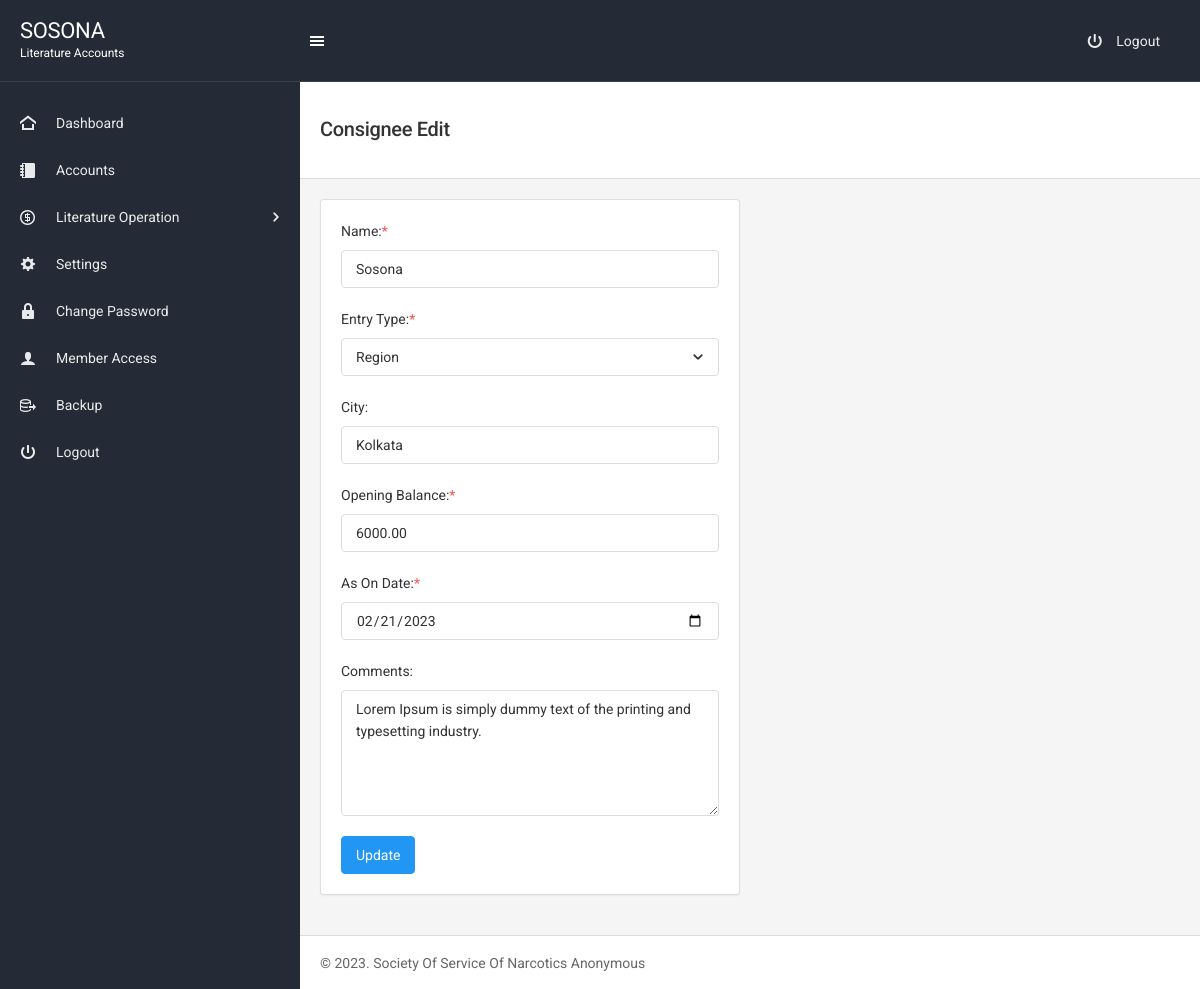
The app's page /consignee-add-edit.php?id=1 (signed in), older data.
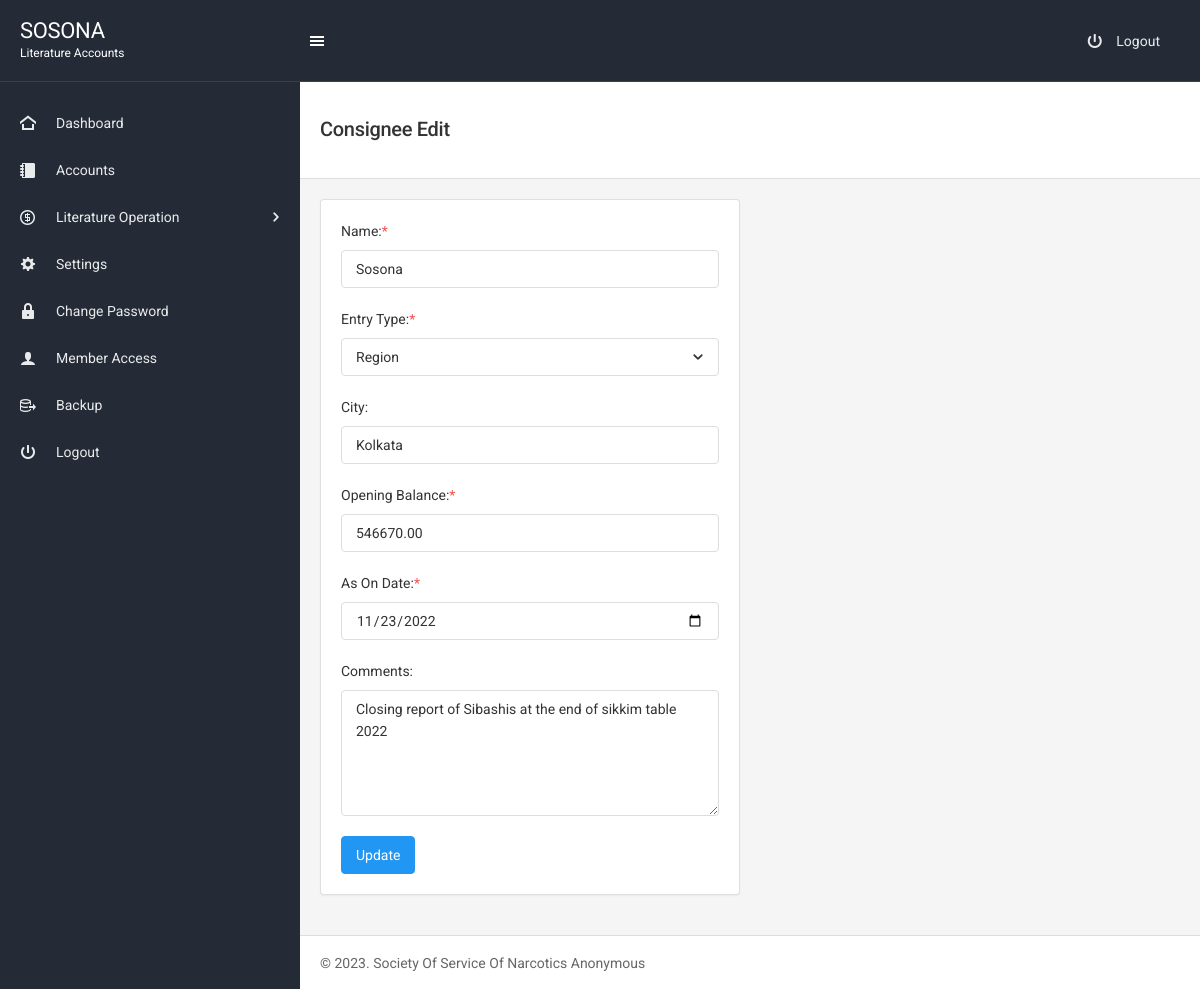
The same page, newer data.
### tables this page shows
CREATE TABLE `consignee` (
  `id` int(11) NOT NULL,
  `name` varchar(255) NOT NULL,
  `entry_type` varchar(255) NOT NULL COMMENT '1=sosona,2=area,3=group',
  `city` varchar(255) NOT NULL,
  `opening_bal_amt` float(9,2) NOT NULL,
  `as_on_date` date NOT NULL,
  `comments` longtext NOT NULL
);

### consignee-add-edit.php (the view, shortened to what this page needs)
<?php
include "includes/header.php";
?>
<?php
include "includes/top-navbar.php";
 ?>
<div class="page-content">
    <?php
    include "includes/left-sidebar.php";
     ?>
    <div class="content-wrapper">
        <div class="content-inner">
            <div class="page-header page-header-light">
                <div class="page-header-content header-elements-lg-inline">
                    <div class="page-title d-flex">
                      <?php
                      if(isset($_GET["id"]) && !empty($_GET["id"])){
                        echo'<h4><span class="font-weight-semibold">Consignee Edit</span></h4>';
                       }else{
                        echo'<h4><span class="font-weight-semibold">Consignee Add</span></h4>';
                       }
                       ?>
                    </div>
                </div>
            </div>
            <div class="content">
              <div class="row">
                <div class="col-lg-6">
                  <div class="card">
                    <div class="card-body">
                     <?php
                       if(isset($_GET["id"]) && !empty($_GET["id"])){
                        $id=$_GET['id'];
                        $sel="SELECT * FROM consignee WHERE id='$id'";
                        $rs=$conn->query($sel);
                        while($row=$rs->fetch_assoc()){
                      ?>
                      <form action="controllers/consignee-add-edit-do.php" method="post">
                        <div class="form-group">
                          <label>Name:<span class="text-danger">*</span></label>
                          <input type="text" class="form-control" placeholder="Enter name" name="name" value="<?php echo $row['name'];?>" required>
                        </div>
                        <?php
                        if ($row['entry_type']!=='Region') {
                        ?>
                        <div class="form-group cursor-none">
                          <label>Entry Type:<span class="text-danger">*</span></label>
                          <select class="form-control select-search" data-fouc data-placeholder="-Select Area-" name="entry_type" required >
                                  <option></option>
                              <option value="Area"<?php if($row['entry_type'] == 'Area') echo "selected"; ?>>Area</option>
                              <option value="Group"<?php if($row['entry_type'] == 'Group') echo "selected"; ?>>Group</option>
                          </select>
                        </div>
                      <?php }else{ ?>
                        <div class="form-group cursor-none">
                          <label>Entry Type:<span class="text-danger">*</span></label>
                        </div>
                      <?php
                      } ?>
                        <div class="form-group">
                          <label>City:</label>
                          <input type="text" class="form-control" placeholder="Enter city name" name="city_name" value="<?php echo $row['city'];?>" >
                        </div>
                        <div class="form-group">
                          <label>Opening Balance:<span class="text-danger">*</span></label>
                          <input type="text" class="form-control" placeholder="Enter opening balance amt" name="opening_bal_amt" value="<?php echo $row['opening_bal_amt'];?>" required>
                        </div>
                        <div class="form-group">
                          <label>As On Date:<span class="text-danger">*</span></label>
                          <input type="date" class="form-control" placeholder="" name="as_on_date" value="<?php echo $row['as_on_date'];?>" required>
                        </div>
                        <div class="form-group">
                          <label>Comments:<span class="text-danger"></span></label>
                          <textarea rows="5" cols="5" class="form-control" placeholder="Enter your message here" name="msg_comments"  ><?php echo $row['comments'];?></textarea>
                        </div>
                        <div class="">
                          <button type="submit" name="submit" class="btn btn-primary">Update</button>
                        </div>
                      </form>
                      <?php
                    }
                      }
                      ?>
                    </div>
                  </div>
                </div>
              </div>
            </div>
<?php include "includes/footer.php"; ?>

Row changes from the older to the newer data that the page shows:
changed consignee "Sosona": opening_bal_amt "6000.00" → "546670.00"; as_on_date "02/21/2023" → "11/23/2022"; msg_comments "Lorem Ipsum is simply dummy text of the printing and typesetting industry." → "Closing report of Sibashis at the end of sikkim table 2022"
